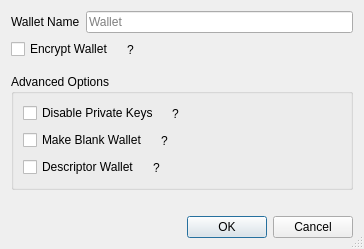
<?xml version="1.0" encoding="UTF-8"?>
<ui version="4.0">
 <class>CreateWalletDialog</class>
 <widget class="QDialog" name="CreateWalletDialog">
  <property name="geometry">
   <rect>
    <x>0</x>
    <y>0</y>
    <width>364</width>
    <height>249</height>
   </rect>
  </property>
  <property name="windowTitle">
   <string>Create Wallet</string>
  </property>
  <property name="sizeGripEnabled">
   <bool>true</bool>
  </property>
  <layout class="QVBoxLayout" name="verticalLayout">
   <item>
    <layout class="QHBoxLayout" name="horizontalLayout">
     <item>
      <widget class="QLabel" name="wallet_name_label">
       <property name="text">
        <string>Wallet Name</string>
       </property>
      </widget>
     </item>
     <item>
      <widget class="QLineEdit" name="wallet_name_line_edit">
       <property name="minimumSize">
        <size>
         <width>262</width>
         <height>0</height>
        </size>
       </property>
       <property name="placeholderText">
        <string>Wallet</string>
       </property>
      </widget>
     </item>
    </layout>
   </item>
   <item>
    <layout class="QHBoxLayout" name="encrypt_row">
     <item>
      <widget class="QCheckBox" name="encrypt_wallet_checkbox">
       <property name="toolTip">
        <string>Encrypt the wallet. The wallet will be encrypted with a passphrase of your choice.</string>
       </property>
       <property name="text">
        <string>Encrypt Wallet</string>
       </property>
       <property name="checked">
        <bool>false</bool>
       </property>
      </widget>
     </item>
     <item>
      <widget class="QToolButton" name="encrypt_wallet_info">
       <property name="cursor">
        <cursorShape>PointingHandCursor</cursorShape>
       </property>
       <property name="toolTip">
        <string>What does this do?</string>
       </property>
       <property name="text">
        <string>?</string>
       </property>
       <property name="autoRaise">
        <bool>true</bool>
       </property>
      </widget>
     </item>
     <item>
      <spacer name="encrypt_row_spacer">
       <property name="orientation">
        <enum>Qt::Horizontal</enum>
       </property>
       <property name="sizeHint" stdset="0">
        <size><width>40</width><height>20</height></size>
       </property>
      </spacer>
     </item>
    </layout>
   </item>
   <item>
    <spacer name="verticalSpacer_1">
     <property name="orientation">
      <enum>Qt::Vertical</enum>
     </property>
     <property name="sizeType">
      <enum>QSizePolicy::Fixed</enum>
     </property>
     <property name="sizeHint" stdset="0">
      <size>
       <width>20</width>
       <height>8</height>
      </size>
     </property>
    </spacer>
   </item>
   <item>
    <widget class="QGroupBox" name="groupBox">
     <property name="title">
      <string>Advanced Options</string>
     </property>
     <layout class="QVBoxLayout" name="verticalLayout_groupbox">
      <item>
       <layout class="QHBoxLayout" name="disable_privkeys_row">
        <item>
         <widget class="QCheckBox" name="disable_privkeys_checkbox">
          <property name="enabled"><bool>true</bool></property>
          <property name="toolTip">
           <string>Disable private keys for this wallet. Wallets with private keys disabled will have no private keys and cannot have an HD seed or imported private keys. This is ideal for watch-only wallets.</string>
          </property>
          <property name="text"><string>Disable Private Keys</string></property>
         </widget>
        </item>
        <item>
         <widget class="QToolButton" name="disable_privkeys_info">
          <property name="cursor"><cursorShape>PointingHandCursor</cursorShape></property>
          <property name="toolTip"><string>What does this do?</string></property>
          <property name="text"><string>?</string></property>
          <property name="autoRaise"><bool>true</bool></property>
         </widget>
        </item>
        <item>
         <spacer name="disable_privkeys_row_spacer">
          <property name="orientation"><enum>Qt::Horizontal</enum></property>
          <property name="sizeHint" stdset="0"><size><width>40</width><height>20</height></size></property>
         </spacer>
        </item>
       </layout>
      </item>
      <item>
       <layout class="QHBoxLayout" name="blank_row">
        <item>
         <widget class="QCheckBox" name="blank_wallet_checkbox">
          <property name="toolTip">
           <string>Make a blank wallet. Blank wallets do not initially have private keys or scripts. Private keys and addresses can be imported, or an HD seed can be set, at a later time.</string>
          </property>
          <property name="text"><string>Make Blank Wallet</string></property>
         </widget>
        </item>
        <item>
         <widget class="QToolButton" name="blank_wallet_info">
          <property name="cursor"><cursorShape>PointingHandCursor</cursorShape></property>
          <property name="toolTip"><string>What does this do?</string></property>
          <property name="text"><string>?</string></property>
          <property name="autoRaise"><bool>true</bool></property>
         </widget>
        </item>
        <item>
         <spacer name="blank_row_spacer">
          <property name="orientation"><enum>Qt::Horizontal</enum></property>
          <property name="sizeHint" stdset="0"><size><width>40</width><height>20</height></size></property>
         </spacer>
        </item>
       </layout>
      </item>
      <item>
       <layout class="QHBoxLayout" name="descriptor_row">
        <item>
         <widget class="QCheckBox" name="descriptor_checkbox">
          <property name="toolTip"><string>Use descriptors for scriptPubKey management</string></property>
          <property name="text"><string>Descriptor Wallet</string></property>
         </widget>
        </item>
        <item>
         <widget class="QToolButton" name="descriptor_info">
          <property name="cursor"><cursorShape>PointingHandCursor</cursorShape></property>
          <property name="toolTip"><string>What does this do?</string></property>
          <property name="text"><string>?</string></property>
          <property name="autoRaise"><bool>true</bool></property>
         </widget>
        </item>
        <item>
         <spacer name="descriptor_row_spacer">
          <property name="orientation"><enum>Qt::Horizontal</enum></property>
          <property name="sizeHint" stdset="0"><size><width>40</width><height>20</height></size></property>
         </spacer>
        </item>
       </layout>
      </item>
     </layout>
    </widget>
   </item>
   <item>
    <spacer name="verticalSpacer_2">
     <property name="orientation">
      <enum>Qt::Vertical</enum>
     </property>
     <property name="sizeHint" stdset="0">
      <size>
       <width>20</width>
       <height>0</height>
      </size>
     </property>
    </spacer>
   </item>
   <item>
    <widget class="QDialogButtonBox" name="buttonBox">
     <property name="orientation">
      <enum>Qt::Horizontal</enum>
     </property>
     <property name="standardButtons">
      <set>QDialogButtonBox::Cancel|QDialogButtonBox::Ok</set>
     </property>
    </widget>
   </item>
  </layout>
 </widget>
 <tabstops>
  <tabstop>wallet_name_line_edit</tabstop>
  <tabstop>encrypt_wallet_checkbox</tabstop>
  <tabstop>disable_privkeys_checkbox</tabstop>
  <tabstop>blank_wallet_checkbox</tabstop>
  <tabstop>descriptor_checkbox</tabstop>
 </tabstops>
 <resources/>
 <connections>
  <connection>
   <sender>buttonBox</sender>
   <signal>accepted()</signal>
   <receiver>CreateWalletDialog</receiver>
   <slot>accept()</slot>
   <hints>
    <hint type="sourcelabel">
     <x>248</x>
     <y>254</y>
    </hint>
    <hint type="destinationlabel">
     <x>157</x>
     <y>274</y>
    </hint>
   </hints>
  </connection>
  <connection>
   <sender>buttonBox</sender>
   <signal>rejected()</signal>
   <receiver>CreateWalletDialog</receiver>
   <slot>reject()</slot>
   <hints>
    <hint type="sourcelabel">
     <x>316</x>
     <y>260</y>
    </hint>
    <hint type="destinationlabel">
     <x>286</x>
     <y>274</y>
    </hint>
   </hints>
  </connection>
 </connections>
</ui>
